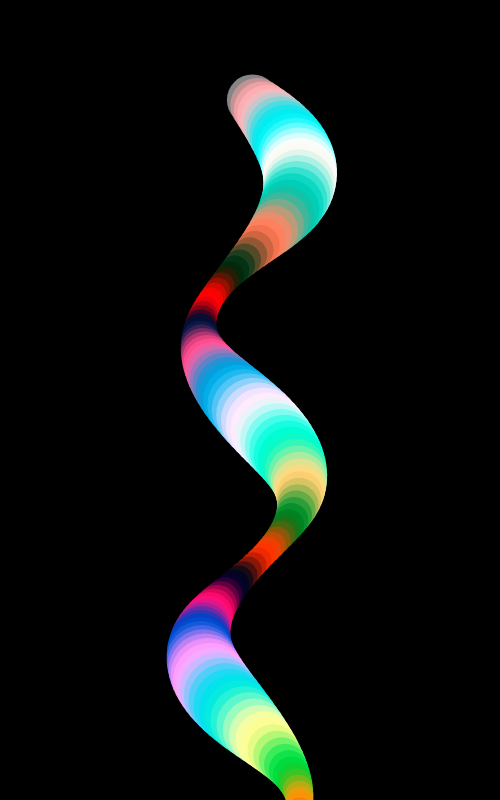
Frame 1 (no input)
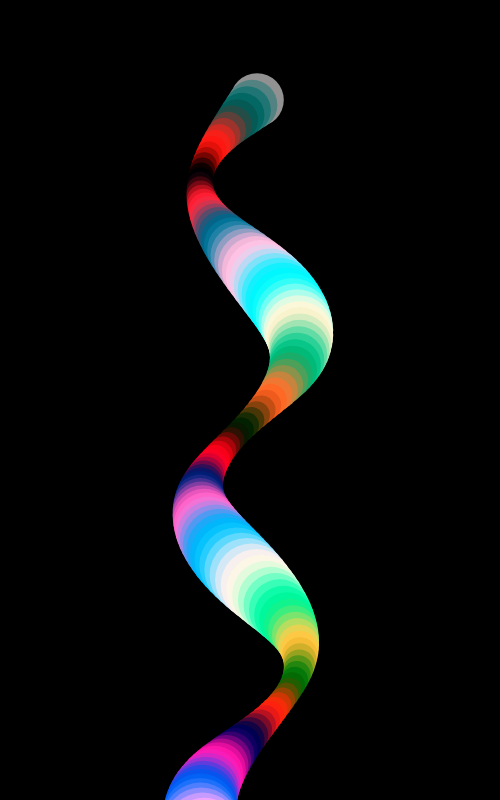
Frame 60 (no input)
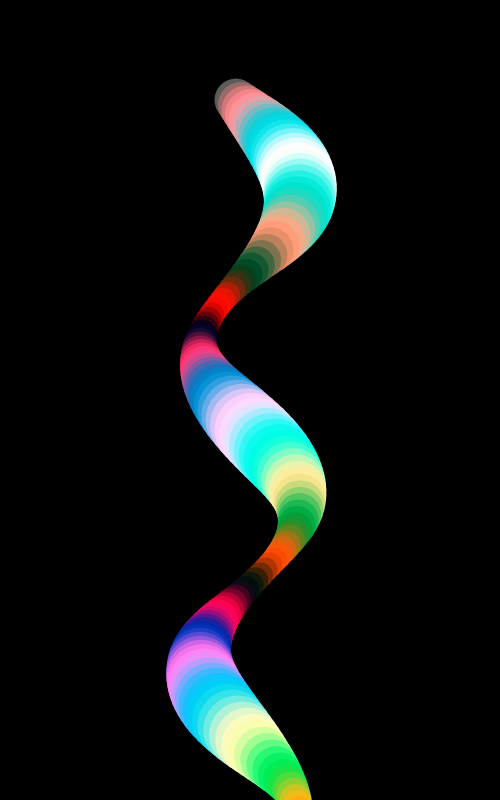
Frame 120 (the mouse pressed at the canvas centre since frame 60)

The p5.js sketch that drew these frames (run headless with seeded random() and noise() and a simulated clock; from frame 60 on, the mouse is pressed at the canvas centre):

// p5.js sketch
// ── sketch.js
let vel;
let posX;
let posY;
let sizes;

let radius;

function setup() {
  createCanvas(500, 800);

  posX = width/2;
  posY = 100;
  sizes = 100;
  radius = 100;

  noStroke();
}

function draw() {
  background(0);
  for (let i=0; i<400; i++) {
    posX = width/2 + sin(frameCount*0.05 + 0.1*i)*radius/2;
    fill(  127 + 127 * sin(frameCount*0.05 + 0.5*i),
           127 + 127 * sin(frameCount*0.05 + 0.11*i),
           127 + 127 * sin(frameCount*0.05 + 0.12*i));
    ellipse(posX, posY + 5*i, sizes/2 + sizes/4*sin(frameCount*0.05 + 0.12*i), sizes/2 + sizes/4*sin(frameCount*0.05 + 0.12*i));
  }
}
